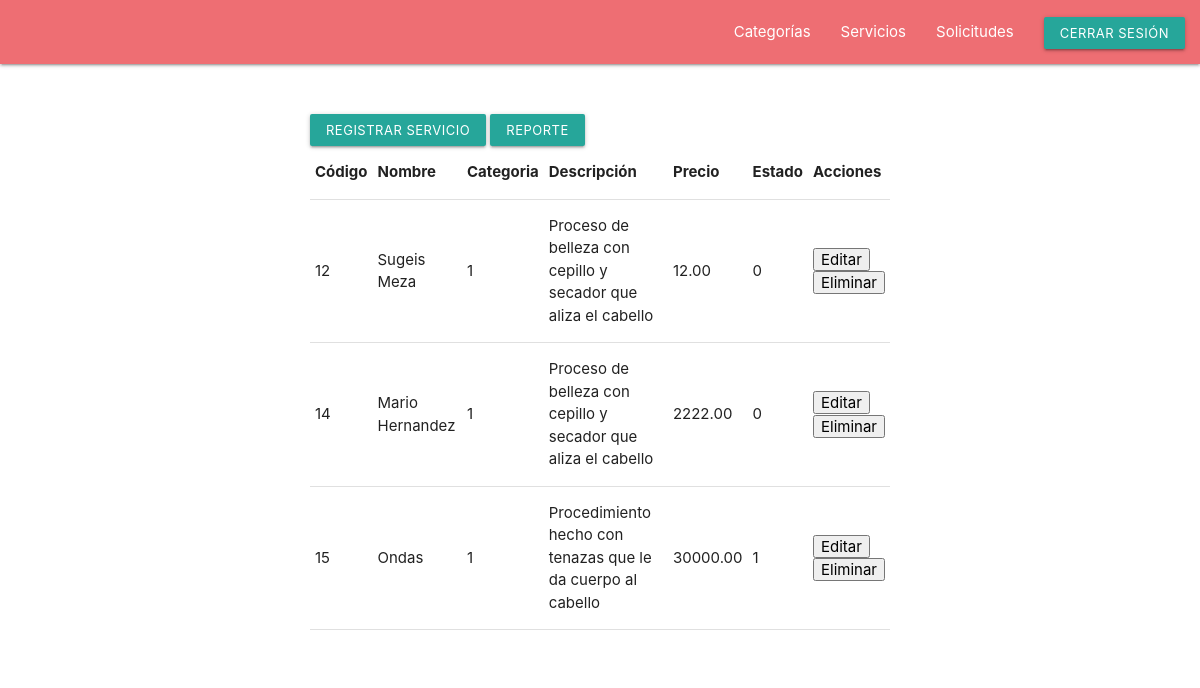
Page /Index.php?c=Servicio (signed in) on the earlier database version.
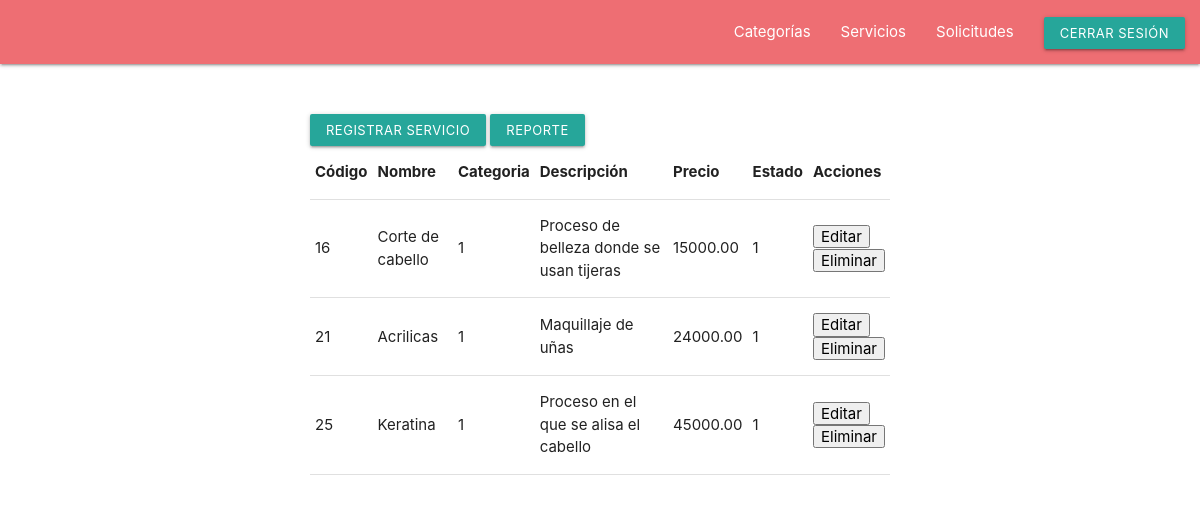
Same page on the later database version.
### tables this page shows
CREATE TABLE `servicios` (
  `servicio_id` int(11) NOT NULL,
  `nombre` varchar(20) NOT NULL,
  `categoria_id` int(11) NOT NULL,
  `descripcion` text NOT NULL,
  `precio` double(7,2) NOT NULL,
  `estado` tinyint(1) NOT NULL
);

### controlador/ServicioControlador.php (called while the page is built, shortened)
<?php
require_once('modelo/CrudServicio.php');
class ServicioControlador {
    public function index(){
        require_once('vista/ListarServicio.php');
    }
    public function listarServicios(){
        $crudServicio = new CrudServicio();
        return $crudServicio->listarServicios();
    }
}
?>

### modelo/CrudServicio.php (called while the page is built, shortened)
<?php
class CrudServicio {
    public function listarServicios(){
        $Db = Db::Conectar();
        $sql = $Db->query('SELECT * FROM servicios');
        $sql->execute();
        return $sql->fetchAll();
    }
}
?>

### vista/ListarServicio.php (the view, shortened to what this page needs)
<?php
require_once('controlador/ServicioControlador.php');
$controladorPedido = new ServicioControlador();
$listaServicio = $controladorPedido->listarServicios();
?>
<div class="container">
    <div class="row">
        <a class="waves-effect waves-light btn-small" href="Index.php?c=Servicio&accion=registrar">Registrar Servicio</a>
        <a class="waves-effect waves-light btn-small" href="vista/ServicioPDF.php">Reporte</a>
        <table class="highlight">
            <thead>
                <tr>
                    <th>Código</th>
                    <th>Nombre</th>
                    <th>Categoria</th>
                    <th>Descripción</th>
                    <th>Precio</th>
                    <th>Estado</th>
                    <th>Acciones</th>
                </tr>
            </thead>
            <tbody>
                <?php
                foreach ($listaServicio as $servicio) {
                ?>
                    <tr>
                        <td>
                            <?php echo $servicio['servicio_id']; ?>
                        </td>
                        <td>
                            <?php echo $servicio['nombre']; ?>
                        </td>
                        <td>
                            <?php echo $servicio['categoria_id']; ?>
                        </td>
                        <td>
                            <?php echo $servicio['descripcion']; ?>
                        </td>
                        <td>
                            <?php echo $servicio['precio']; ?>
                        </td>
                        <td>
                            <?php echo $servicio['estado']; ?>
                        </td>
                        <td>
                            <form name="frmEditar" id="frmEditar" action="Index.php?c=Servicio&accion=editar" method="POST">
                                <button type="submit">Editar</button>
                            </form>
                            <form name="frmEliminar" id="frmEliminar<?php echo $servicio['servicio_id'] ?>" action="Index.php?c=Servicio&accion=eliminar" method="POST">
                                <button type="submit" onclick="eliminarServicio(<?php echo $servicio['servicio_id']; ?>)">Eliminar</button>
                            </form>
                        </td>
                    </tr>
                <?php
                }
                ?>
            </tbody>
        </table>
    </div>
</div>

### Index.php (shortened to what this page needs)
<?php
     if(!isset($_REQUEST['peticionAjax'])){
?>
<!DOCTYPE html>
<html lang="en">
<head>
    <link rel="stylesheet" href="https://cdnjs.cloudflare.com/ajax/libs/materialize/1.0.0/css/materialize.min.css">
    <link rel="stylesheet" href="css/style.css">
</head>
<body>
<?php
}
if(!isset($_SESSION['acceso']) && !isset($_REQUEST['c']) && !isset($_REQUEST['accion'])){
    require_once ('vista/Login.html');
}
else {
    if(!isset($_REQUEST['peticionAjax'])) {
        require_once('vista/Menu.php');
    }
    if (isset($_REQUEST['c'])) {
        $accion = "Index";
        $controlador = new $controller;
        call_user_func(array($controlador, $accion));
    } else {
        require_once('controlador/ValidarAccesoControlador.php');
    }
}
?>
<?php
if(!isset($_REQUEST['peticionAjax'])){
?>
</body>
</html>
<?php
}
?>

### vista/Menu.php (shortened to what this page needs)
<?php
if (isset($_SESSION['rol_id'])) {
    if ($_SESSION['rol_id'] == 1) {
?>
        <nav>
            <div class="nav-wrapper" id="administrador">
                <ul id="nav-mobile" class="right hide-on-med-and-down">
                    <li><a href="Index.php?c=Categoria">Categorías</a></li>
                    <li><a href="Index.php?c=Servicio">Servicios</a></li>
                    <li><a href="Index.php?c=Solicitud">Solicitudes</a></li>
                    <li><a href="Index.php?c=ValidarAcceso&accion=cerrarSesion"><button type="submit" class="waves-effect waves-light btn-small">Cerrar Sesión</button></a></li>
                </ul>
            </div>
        </nav>
<?php
    } else {
        header('Location:../Index.php');
    }
}
?>

### css/style.css (style rules this page uses)
.container { margin-top: 40px; margin-bottom: 40px; background: #FFFFFF; width: 50%; align-items:center; justify-content: center; padding:10px 10px 10px 10px; border-radius: 10px; }

Differences in the rows shown:
removed servicios: servicio_id "12", nombre "Sugeis Meza", categoria "1", descripcion "Proceso de belleza con cepillo y secador que aliza el cabello", precio "12.00", estado "0"
removed servicios: servicio_id "14", nombre "Mario Hernandez", categoria "1", descripcion "Proceso de belleza con cepillo y secador que aliza el cabello", precio "2222.00", estado "0"
removed servicios: servicio_id "15", nombre "Ondas", categoria "1", descripcion "Procedimiento hecho con tenazas que le da cuerpo al cabello", precio "30000.00", estado "1"
added servicios: servicio_id "16", nombre "Corte de cabello", categoria "1", descripcion "Proceso de belleza donde se usan tijeras", precio "15000.00", estado "1"
added servicios: servicio_id "21", nombre "Acrilicas", categoria "1", descripcion "Maquillaje de uñas", precio "24000.00", estado "1"
added servicios: servicio_id "25", nombre "Keratina", categoria "1", descripcion "Proceso en el que se alisa el cabello", precio "45000.00", estado "1"
